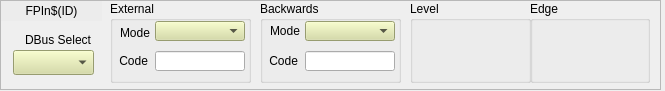
<?xml version="1.0" encoding="UTF-8"?>
<ui version="4.0">
 <class>Form</class>
 <widget class="QWidget" name="Form">
  <property name="geometry">
   <rect>
    <x>0</x>
    <y>0</y>
    <width>665</width>
    <height>91</height>
   </rect>
  </property>
  <property name="windowTitle">
   <string>Form</string>
  </property>
  <widget class="QFrame" name="frame_3">
   <property name="geometry">
    <rect>
     <x>0</x>
     <y>0</y>
     <width>661</width>
     <height>90</height>
    </rect>
   </property>
   <property name="frameShape">
    <enum>QFrame::StyledPanel</enum>
   </property>
   <property name="frameShadow">
    <enum>QFrame::Raised</enum>
   </property>
   <widget class="caLabel" name="calabel">
    <property name="geometry">
     <rect>
      <x>1</x>
      <y>1</y>
      <width>101</width>
      <height>20</height>
     </rect>
    </property>
    <property name="styleSheet">
     <string notr="true">background-color: rgb(236, 236, 236, 255);</string>
    </property>
    <property name="text">
     <string>FPIn$(ID)</string>
    </property>
    <property name="alignment">
     <set>Qt::AlignCenter</set>
    </property>
   </widget>
   <widget class="QGroupBox" name="groupBox">
    <property name="geometry">
     <rect>
      <x>110</x>
      <y>1</y>
      <width>141</width>
      <height>82</height>
     </rect>
    </property>
    <property name="title">
     <string>External</string>
    </property>
    <widget class="QLabel" name="label_16">
     <property name="geometry">
      <rect>
       <x>5</x>
       <y>50</y>
       <width>33</width>
       <height>20</height>
      </rect>
     </property>
     <property name="text">
      <string>Code</string>
     </property>
     <property name="alignment">
      <set>Qt::AlignRight|Qt::AlignTrailing|Qt::AlignVCenter</set>
     </property>
    </widget>
    <widget class="QLabel" name="label_15">
     <property name="geometry">
      <rect>
       <x>5</x>
       <y>20</y>
       <width>35</width>
       <height>23</height>
      </rect>
     </property>
     <property name="text">
      <string>Mode</string>
     </property>
     <property name="alignment">
      <set>Qt::AlignRight|Qt::AlignTrailing|Qt::AlignVCenter</set>
     </property>
    </widget>
    <widget class="caTextEntry" name="catextentry_4">
     <property name="geometry">
      <rect>
       <x>45</x>
       <y>50</y>
       <width>90</width>
       <height>20</height>
      </rect>
     </property>
     <property name="toolTip">
      <string>Sets the code which will be applied to the local mapping ram whenever the External Mode condition is met.</string>
     </property>
     <property name="channel" stdset="0">
      <string notr="true">$(EVR):FPIn$(ID)-Code-Ext-SP</string>
     </property>
     <property name="background">
      <color>
       <red>212</red>
       <green>219</green>
       <blue>157</blue>
      </color>
     </property>
     <property name="colorMode">
      <enum>caLineEdit::Static</enum>
     </property>
    </widget>
    <widget class="caMenu" name="camenu_2">
     <property name="geometry">
      <rect>
       <x>45</x>
       <y>20</y>
       <width>90</width>
       <height>20</height>
      </rect>
     </property>
     <property name="toolTip">
      <string>Selects the condition in which to inject event codes into the local mapping ram. These codes are treated as codes coming from the downstream event link.</string>
     </property>
     <property name="styleSheet">
      <string notr="true">background-color: rgb(212, 219, 157);</string>
     </property>
     <property name="channel" stdset="0">
      <string notr="true">$(EVR):FPIn$(ID)-Trig-Ext-Sel</string>
     </property>
    </widget>
   </widget>
   <widget class="QGroupBox" name="groupBox_2">
    <property name="geometry">
     <rect>
      <x>260</x>
      <y>1</y>
      <width>141</width>
      <height>82</height>
     </rect>
    </property>
    <property name="title">
     <string>Backwards</string>
    </property>
    <widget class="caMenu" name="camenu_4">
     <property name="geometry">
      <rect>
       <x>45</x>
       <y>20</y>
       <width>90</width>
       <height>20</height>
      </rect>
     </property>
     <property name="toolTip">
      <string>Selects the condition in which to send on the upstream event link.</string>
     </property>
     <property name="styleSheet">
      <string notr="true">background-color: rgb(212, 219, 157);</string>
     </property>
     <property name="channel" stdset="0">
      <string notr="true">$(EVR):FPIn$(ID)-Trig-Back-Sel</string>
     </property>
    </widget>
    <widget class="QLabel" name="label_17">
     <property name="geometry">
      <rect>
       <x>5</x>
       <y>20</y>
       <width>35</width>
       <height>20</height>
      </rect>
     </property>
     <property name="text">
      <string>Mode</string>
     </property>
     <property name="alignment">
      <set>Qt::AlignRight|Qt::AlignTrailing|Qt::AlignVCenter</set>
     </property>
    </widget>
    <widget class="caTextEntry" name="catextentry_5">
     <property name="geometry">
      <rect>
       <x>45</x>
       <y>50</y>
       <width>90</width>
       <height>20</height>
      </rect>
     </property>
     <property name="toolTip">
      <string>Sets the code which will be sent on the upstream event link whenever the Backwards Mode condition is met.</string>
     </property>
     <property name="channel" stdset="0">
      <string notr="true">$(EVR):FPIn$(ID)-Code-Back-SP</string>
     </property>
     <property name="background">
      <color>
       <red>212</red>
       <green>219</green>
       <blue>157</blue>
      </color>
     </property>
     <property name="colorMode">
      <enum>caLineEdit::Static</enum>
     </property>
    </widget>
    <widget class="QLabel" name="label_18">
     <property name="geometry">
      <rect>
       <x>5</x>
       <y>50</y>
       <width>33</width>
       <height>20</height>
      </rect>
     </property>
     <property name="text">
      <string>Code</string>
     </property>
     <property name="alignment">
      <set>Qt::AlignRight|Qt::AlignTrailing|Qt::AlignVCenter</set>
     </property>
    </widget>
   </widget>
   <widget class="QLabel" name="label_14">
    <property name="geometry">
     <rect>
      <x>10</x>
      <y>30</y>
      <width>81</width>
      <height>20</height>
     </rect>
    </property>
    <property name="text">
     <string>DBus Select</string>
    </property>
    <property name="alignment">
     <set>Qt::AlignRight|Qt::AlignTrailing|Qt::AlignVCenter</set>
    </property>
   </widget>
   <widget class="caMenu" name="camenu">
    <property name="geometry">
     <rect>
      <x>13</x>
      <y>50</y>
      <width>81</width>
      <height>25</height>
     </rect>
    </property>
    <property name="toolTip">
     <string>Sets the upstream distributred bus bit mask which is driven by this input. DBus bits from multiple sources are condensed with a bit-wise OR.</string>
    </property>
    <property name="styleSheet">
     <string notr="true">background-color: rgb(212, 219, 157);</string>
    </property>
    <property name="channel" stdset="0">
     <string notr="true">$(EVR):FPIn$(ID)-DBus-Sel</string>
    </property>
   </widget>
   <widget class="QGroupBox" name="groupBox_3">
    <property name="geometry">
     <rect>
      <x>410</x>
      <y>1</y>
      <width>121</width>
      <height>82</height>
     </rect>
    </property>
    <property name="title">
     <string>Level</string>
    </property>
    <widget class="caChoice" name="cachoice_2">
     <property name="geometry">
      <rect>
       <x>10</x>
       <y>25</y>
       <width>101</width>
       <height>40</height>
      </rect>
     </property>
     <property name="toolTip">
      <string>When operating in level triggered mode, determines if codes are sent when the input level is low or high.</string>
     </property>
     <property name="channel" stdset="0">
      <string notr="true">$(EVR):FPIn$(ID)-Lvl-Sel</string>
     </property>
     <property name="background">
      <color>
       <red>212</red>
       <green>219</green>
       <blue>157</blue>
      </color>
     </property>
     <property name="bordercolor">
      <color>
       <red>0</red>
       <green>0</green>
       <blue>0</blue>
      </color>
     </property>
     <property name="colorMode">
      <enum>caChoice::Static</enum>
     </property>
     <property name="endBit">
      <number>1</number>
     </property>
    </widget>
   </widget>
   <widget class="QGroupBox" name="groupBox_4">
    <property name="geometry">
     <rect>
      <x>530</x>
      <y>1</y>
      <width>120</width>
      <height>82</height>
     </rect>
    </property>
    <property name="title">
     <string>Edge</string>
    </property>
    <widget class="caChoice" name="cachoice_3">
     <property name="geometry">
      <rect>
       <x>10</x>
       <y>25</y>
       <width>101</width>
       <height>40</height>
      </rect>
     </property>
     <property name="toolTip">
      <string>When operating in edge triggered mode, determines if codes are sent on the falling or rising edge in the input signal.</string>
     </property>
     <property name="channel" stdset="0">
      <string notr="true">$(EVR):FPIn$(ID)-Edge-Sel</string>
     </property>
     <property name="background">
      <color>
       <red>212</red>
       <green>219</green>
       <blue>157</blue>
      </color>
     </property>
     <property name="bordercolor">
      <color>
       <red>0</red>
       <green>0</green>
       <blue>0</blue>
      </color>
     </property>
     <property name="colorMode">
      <enum>caChoice::Static</enum>
     </property>
     <property name="endBit">
      <number>1</number>
     </property>
    </widget>
   </widget>
  </widget>
 </widget>
 <customwidgets>
  <customwidget>
   <class>caMenu</class>
   <extends>QComboBox</extends>
   <header>caMenu</header>
  </customwidget>
  <customwidget>
   <class>caChoice</class>
   <extends>QWidget</extends>
   <header>caChoice</header>
  </customwidget>
  <customwidget>
   <class>caTextEntry</class>
   <extends>caLineEdit</extends>
   <header>caTextEntry</header>
  </customwidget>
  <customwidget>
   <class>caLabel</class>
   <extends>QLabel</extends>
   <header>caLabel</header>
  </customwidget>
  <customwidget>
   <class>caLineEdit</class>
   <extends>QLineEdit</extends>
   <header>caLineEdit</header>
  </customwidget>
 </customwidgets>
 <resources/>
 <connections/>
</ui>
